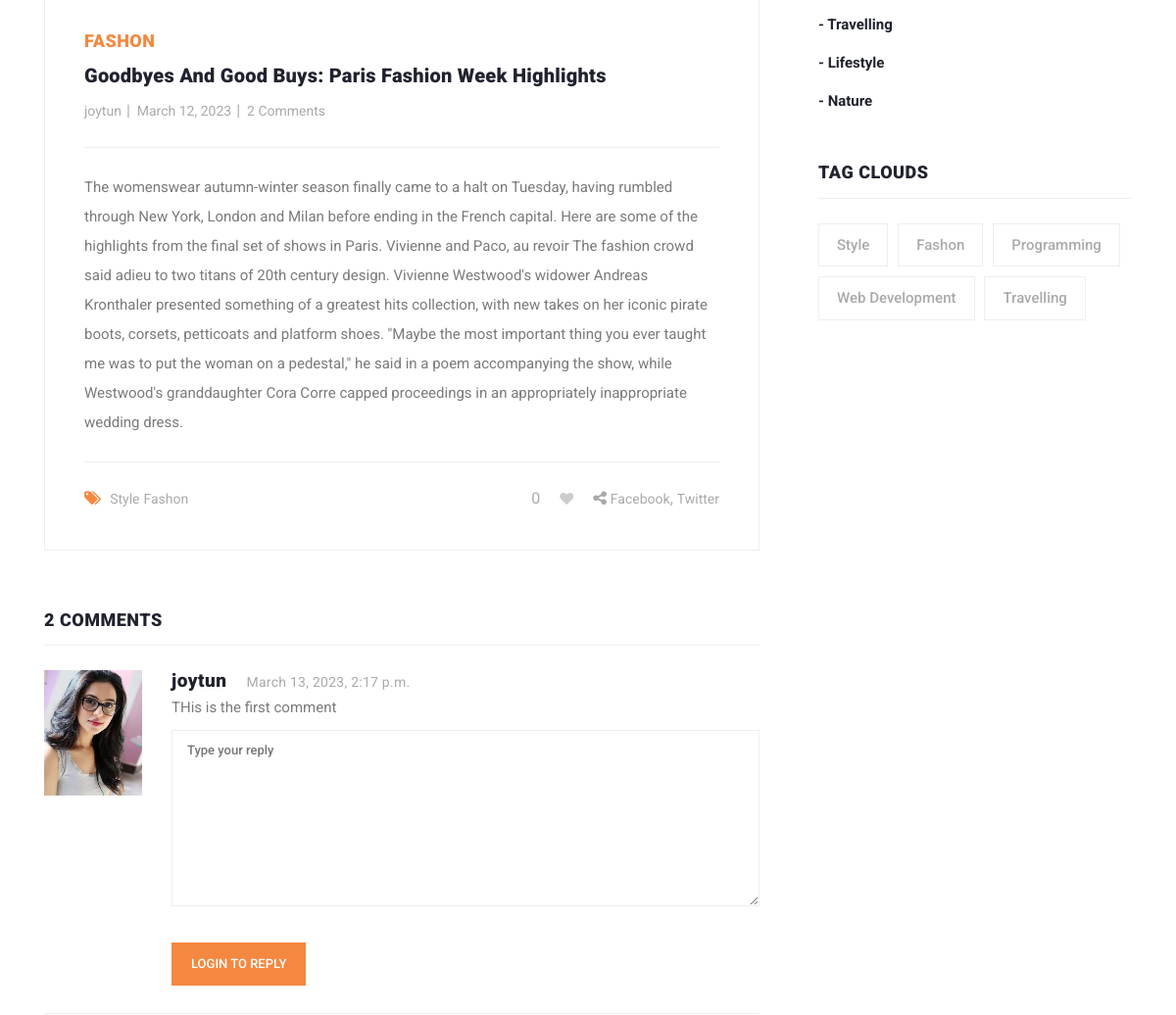
The app's page /blog/goodbyes-and-good-buys-paris-fashion-week-highlights/ (middle part), older data.
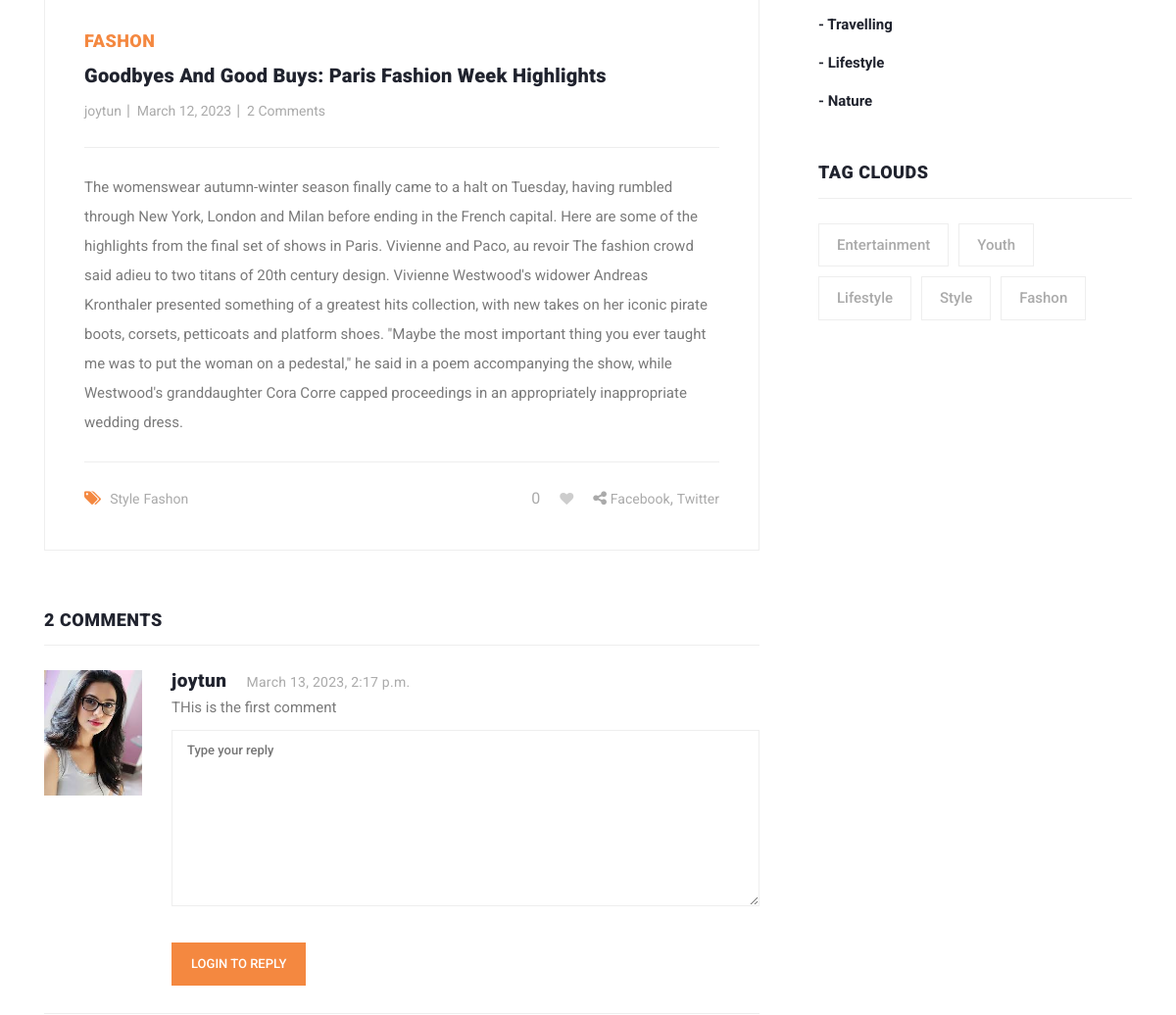
The same page, newer data.
### blog/models.py (models this page shows, shortened)
class Tag(models.Model):
    title = models.CharField(max_length=150)
    slug = models.SlugField(null= True, blank = True)
    created_date = models.DateField(auto_now_add=True)

class Comment(models.Model):
   user = models.ForeignKey(
       user,
       related_name = 'user_comments',
       on_delete= models.CASCADE
   )
   blog = models.ForeignKey(
       Blog,
       related_name= 'blog_comments',
       on_delete= models.CASCADE
   )
   text = models.TextField()
   created_date = models.DateTimeField(auto_now_add=True)

class Category(models.Model):
    title = models.CharField(max_length=150, unique=True)
    slug = models.SlugField(null= True, blank = True)
    created_date = models.DateField(auto_now_add = True)

### user_profile/models.py (models this page shows, shortened)
class user(AbstractUser):
    email =  models.EmailField(
        max_length=150,
        unique=True,
        error_messages={
        "unique": "The email must be unique"
        }
    )
    profile_image = models.ImageField(
        null=True,
        blank=True,
        upload_to="profile_image"
    )
    REQUIRED_FIELDS = ["email"]
    objects = customUserManager()
    def get_profile_picture(self):
        url=""
        try:
           url = self.profile_image.url
        except:
           url=""
        return url

### blog/views.py (the view, shortened to what this page needs)
# urls.py: path('blog/<str:slug>/', blog_details, name='blog_details'),
def blog_details(request, slug):
    form = CommentForm()
    blog = get_object_or_404(Blog, slug=slug)
    category = Category.objects.get(id=blog.category.id)
    related_blogs = category.category_blogs.all()
    tags = Tag.objects.order_by('-created_date')[:5]
    liked_by = request.user in blog.likes.all()
    context = {
        "blog": blog,
        "related_blogs": related_blogs,
        "tags": tags,
        "form": form,
        "liked_by": liked_by
    }
    return render(request, 'blog_details.html', context)

### blog/forms.py
class CommentForm(forms.Form):
     text = forms.CharField(widget = forms.Textarea, required=True)

### blog/context_processors.py (called while the page is built)
def get_all_categories(rewuest):
    Categories = Category.objects.all()
    context = {
        "categories" : Categories
    }
    return context

### templates/blog_details.html (shortened to what the changed rows need)
{% extends 'base.html' %}
{% load static %}
{% block content %}
<section class="blog-posts grid-system">
    <div class="container">
      <div class="row">
        <div class="col-lg-8">
          <div class="all-blog-posts">
            <div class="row">
              <div class="col-lg-12">
                <div class="blog-post">
                  <div class="down-content">
                    <div class="post-options">
                      <div class="row">
                        <div class="col-6">
                          <ul class="post-tags">
                            {% if blog.tags.all.count > 0 %}
                            {% for tag in blog.tags.all %}
                            <li><a href="{% url 'tag_blogs' tag.slug %}">{{tag.title}}</a></li>
                            {% endfor %}
                            {% else %}
                            None
                            {% endif %}
                          </ul>
                        </div>
                      </div>
                    </div>
                  </div>
                </div>
              </div>
              <div class="col-lg-12">
                <div class="sidebar-item comments">
                  <div class="sidebar-heading">
                    <h2>{{blog.blog_comments.count}} comments</h2>
                  </div>
                  <div class="content">
                    <ul>
                        {% for comment in blog.blog_comments.all %}
                      <li>
                        <div class="author-thumb">
                          <img src="{{comment.user.get_profile_picture}}" alt="">
                        </div>
                        <div class="right-content">
                          <h4>{{comment.user.username}}<span>{{comment.created_date}}</span></h4>
                          <p>{{comment.text}}</p>
                          <form id="comment" class="submit-reply my-2" action="{% url 'add_reply' blog.id comment.id %}" method="POST">
                            <div class="row">
                            <div class="col-lg-12">
                              <fieldset>
                                <textarea name="text" rows="2" cols = 100 id="text" placeholder="Type your reply" required=""></textarea>
                              </fieldset>
                            </div>
                            <div class="col-lg-12">
                              <fieldset>
                                {% if request.user.is_authenticated %}
                                <button type="submit" id="form-submit" class="main-button reply_button">Reply</button>
                                {% else %}
                                <a href="{% url 'login' %}" class="reply_button"> Login to reply </a>
                                {% endif %}
                            </fieldset>
                            </div>
                          </div>
                        </form>
                        </div>
                      </li>
                      {% endfor %}
                    </ul>
                  </div>
                </div>
              </div>
            </div>
          </div>
        </div>
        <div class="col-lg-4">
          <div class="sidebar">
            <div class="row">
              <div class="col-lg-12">
                <div class="sidebar-item categories">
                  <div class="content">
                    <ul>
                        {% for category in categories %}
                        <li><a href="{% url 'category_blogs' category.slug %}">- {{category.title}}</a></li>
                        {% endfor %}
                    </ul>
                  </div>
                </div>
              </div>
              <div class="col-lg-12">
                <div class="sidebar-item tags">
                  <div class="sidebar-heading">
                    <h2>Tag Clouds</h2>
                  </div>
                  <div class="content">
                    <ul>
                        {% for tag in tags %}
                        <li><a href="{% url 'tag_blogs' tag.slug %}">{{tag.title}}</a></li>
                        {% endfor %}
                    </ul>
                  </div>
                </div>
              </div>
            </div>
          </div>
        </div>
      </div>
    </div>
  </section>
{% endblock content %}

Row changes from the older to the newer data that the page shows:
no longer on this page (row unchanged): Tag: title "Programming", shown under "TAG CLOUDS"
no longer on this page (row unchanged): Tag: title "Web Development", shown under "TAG CLOUDS"
no longer on this page (row unchanged): Tag: title "Travelling", shown under "TAG CLOUDS"
added Tag: title "Entertainment", shown under "TAG CLOUDS"
added Tag: title "Youth", shown under "TAG CLOUDS"
added Tag: title "Lifestyle", shown under "TAG CLOUDS"
